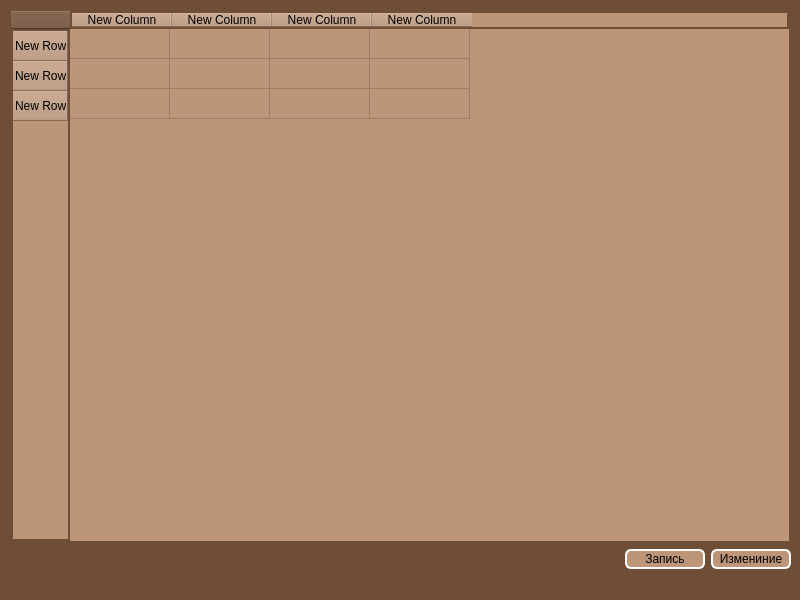
<?xml version="1.0" encoding="UTF-8"?>
<ui version="4.0">
 <class>MainWindow</class>
 <widget class="QMainWindow" name="MainWindow">
  <property name="geometry">
   <rect>
    <x>0</x>
    <y>0</y>
    <width>800</width>
    <height>600</height>
   </rect>
  </property>
  <property name="windowTitle">
   <string>MainWindow</string>
  </property>
  <property name="styleSheet">
   <string notr="true">background-color: rgb(111, 78, 55); color: rgb(255, 255, 255);</string>
  </property>
  <widget class="QWidget" name="centralwidget">
   <layout class="QVBoxLayout" name="verticalLayout">
    <item>
     <widget class="QTableWidget" name="tableWidget">
      <property name="font">
       <font>
        <pointsize>5</pointsize>
        <weight>75</weight>
        <bold>true</bold>
       </font>
      </property>
      <property name="styleSheet">
       <string notr="true">background-color:rgb(189, 149, 121); color: rgb(0, 0, 0);

    border: 2px solid #6F4E37;
    


    min-width: 20ex;

</string>
      </property>
      <row>
       <property name="text">
        <string>New Row</string>
       </property>
      </row>
      <row>
       <property name="text">
        <string>New Row</string>
       </property>
      </row>
      <row>
       <property name="text">
        <string>New Row</string>
       </property>
      </row>
      <column>
       <property name="text">
        <string>New Column</string>
       </property>
      </column>
      <column>
       <property name="text">
        <string>New Column</string>
       </property>
      </column>
      <column>
       <property name="text">
        <string>New Column</string>
       </property>
      </column>
      <column>
       <property name="text">
        <string>New Column</string>
       </property>
      </column>
     </widget>
    </item>
    <item>
     <layout class="QHBoxLayout" name="horizontalLayout">
      <item>
       <spacer name="horizontalSpacer">
        <property name="orientation">
         <enum>Qt::Horizontal</enum>
        </property>
        <property name="sizeHint" stdset="0">
         <size>
          <width>40</width>
          <height>20</height>
         </size>
        </property>
       </spacer>
      </item>
      <item>
       <widget class="QPushButton" name="Button_recording">
        <property name="minimumSize">
         <size>
          <width>80</width>
          <height>20</height>
         </size>
        </property>
        <property name="styleSheet">
         <string notr="true">background-color:rgb(189, 149, 121); color: rgb(0, 0, 0);
 border: 2px solid rgb(255, 255, 255);
    border-radius: 6px;
</string>
        </property>
        <property name="text">
         <string>Запись</string>
        </property>
       </widget>
      </item>
      <item>
       <widget class="QPushButton" name="Button_change">
        <property name="minimumSize">
         <size>
          <width>80</width>
          <height>20</height>
         </size>
        </property>
        <property name="styleSheet">
         <string notr="true">background-color:rgb(189, 149, 121); color: rgb(0, 0, 0);
 border: 2px solid rgb(255, 255, 255);
    border-radius: 6px;
</string>
        </property>
        <property name="text">
         <string>Измениние</string>
        </property>
       </widget>
      </item>
     </layout>
    </item>
   </layout>
  </widget>
  <widget class="QMenuBar" name="menubar">
   <property name="geometry">
    <rect>
     <x>0</x>
     <y>0</y>
     <width>800</width>
     <height>21</height>
    </rect>
   </property>
  </widget>
  <widget class="QStatusBar" name="statusbar"/>
 </widget>
 <resources/>
 <connections/>
</ui>
